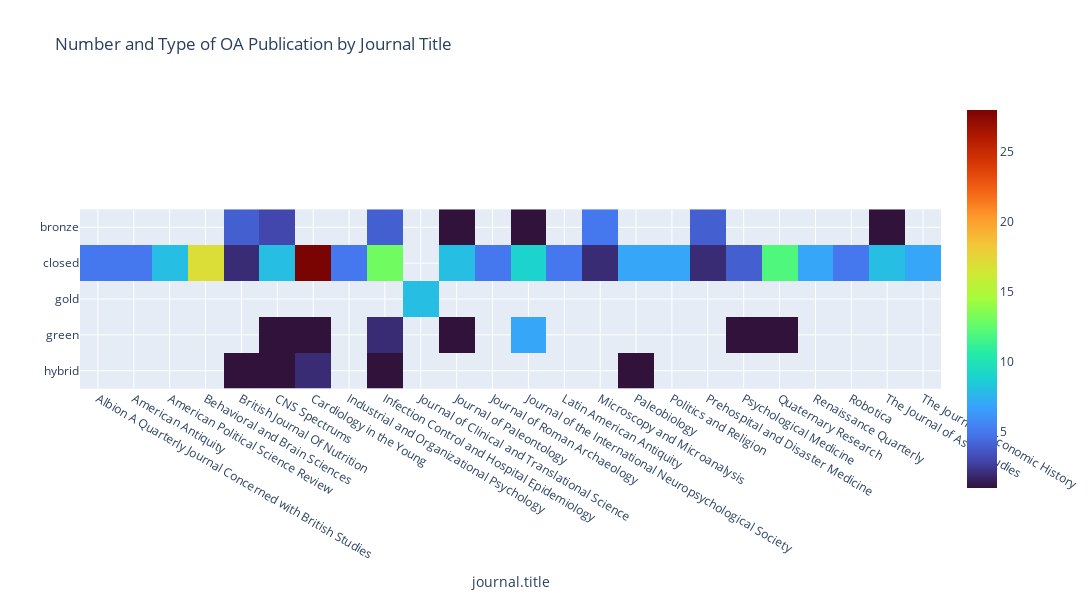

Notebook cell for this chart:
### Markdown cell above
## Run the below box to see the number of different kinds of OA publications per journal between 1990 and 2021

Hover over the squares in the plot below to see the journal title, the type of publications (gold OA, bronze OA, closed...), and the number of publications in that journal of that type. You can select ranges by dragging over an area. Double click to go back to default view.

### Code cell
df_OA = publication_df.groupby(["oa_status","journal.title"],as_index=False).size()

df_OA2 = df_OA.pivot(index="journal.title", columns = "oa_status")

df_OA2.columns = df_OA2.columns.to_flat_index()

df_OA2.columns = ["bronze","closed", "gold", "green", "hybrid"]

df_OA3 = df_OA2.drop(df_OA2[df_OA2.sum(axis=1) < 5].index)

df_OA3 = df_OA3.T
#interesting_test2 = interesting_test2.fillna(0)
df_OA4 = df_OA3.drop(index="closed")

fig = px.imshow(df_OA3, width=1400, height=600, color_continuous_scale="turbo", title = "Number and Type of OA Publication by Journal Title")
fig.show()

### Figure 1 — Plotly figure (JSON) as saved in the notebook; plotly's stock layout.template omitted (floating-point values rounded to 4 significant figures)
{"data": [{"coloraxis": "coloraxis", "hovertemplate": "journal.title: %{x}<br>y: %{y}<br>color: %{z}<extra></extra>", "name": "0", "type": "heatmap", "x": ["Albion A Quarterly Journal Concerned with British Studies", "American Antiquity", "American Political Science Review", "Behavioral and Brain Sciences", "British Journal Of Nutrition", "CNS Spectrums", "Cardiology in the Young", "Industrial and Organizational Psychology", "Infection Control and Hospital Epidemiology", "Journal of Clinical and Translational Science", "Journal of Paleontology", "Journal of Roman Archaeology", "Journal of the International Neuropsychological Society", "Latin American Antiquity", "Microscopy and Microanalysis", "Paleobiology", "Politics and Religion", "Prehospital and Disaster Medicine", "Psychological Medicine", "Quaternary Research", "Renaissance Quarterly", "Robotica", "The Journal of Asian Studies", "The Journal of Economic History"], "xaxis": "x", "y": ["bronze", "closed", "gold", "green", "hybrid"], "yaxis": "y", "z": [[null, null, null, null, 4, 3, null, null, 4, null, 1, null, 1, null, 5, null, null, 4, null, null, null, null, 1, null], [5, 5, 8, 17, 2, 8, 28, 5, 13, null, 8, 5, 9, 5, 2, 7, 7, 2, 4, 12, 7, 5, 8, 7], [null, null, null, null, null, null, null, null, null, 8, null, null, null, null, null, null, null, null, null, null, null, null, null, null], [null, null, null, null, null, 1, 1, null, 2, null, 1, null, 7, null, null, null, null, null, 1, 1, null, null, null, null], [null, null, null, null, 1, 1, 2, null, 1, null, null, null, null, null, null, 1, null, null, null, null, null, null, null, null]]}], "layout": {"coloraxis": {"colorscale": [[0, "#30123b"], [0.07143, "#4145ab"], [0.1429, "#4675ed"], [0.2143, "#39a2fc"], [0.2857, "#1bcfd4"], [0.3571, "#24eca6"], [0.4286, "#61fc6c"], [0.5, "#a4fc3b"], [0.5714, "#d1e834"], [0.6429, "#f3c63a"], [0.7143, "#fe9b2d"], [0.7857, "#f36315"], [0.8571, "#d93806"], [0.9286, "#b11901"], [1, "#7a0402"]]}, "height": 600, "title": {"text": "Number and Type of OA Publication by Journal Title"}, "width": 1400, "xaxis": {"anchor": "y", "constrain": "domain", "domain": [0, 1], "scaleanchor": "y", "title": {"text": "journal.title"}}, "yaxis": {"anchor": "x", "autorange": "reversed", "constrain": "domain", "domain": [0, 1]}}}
